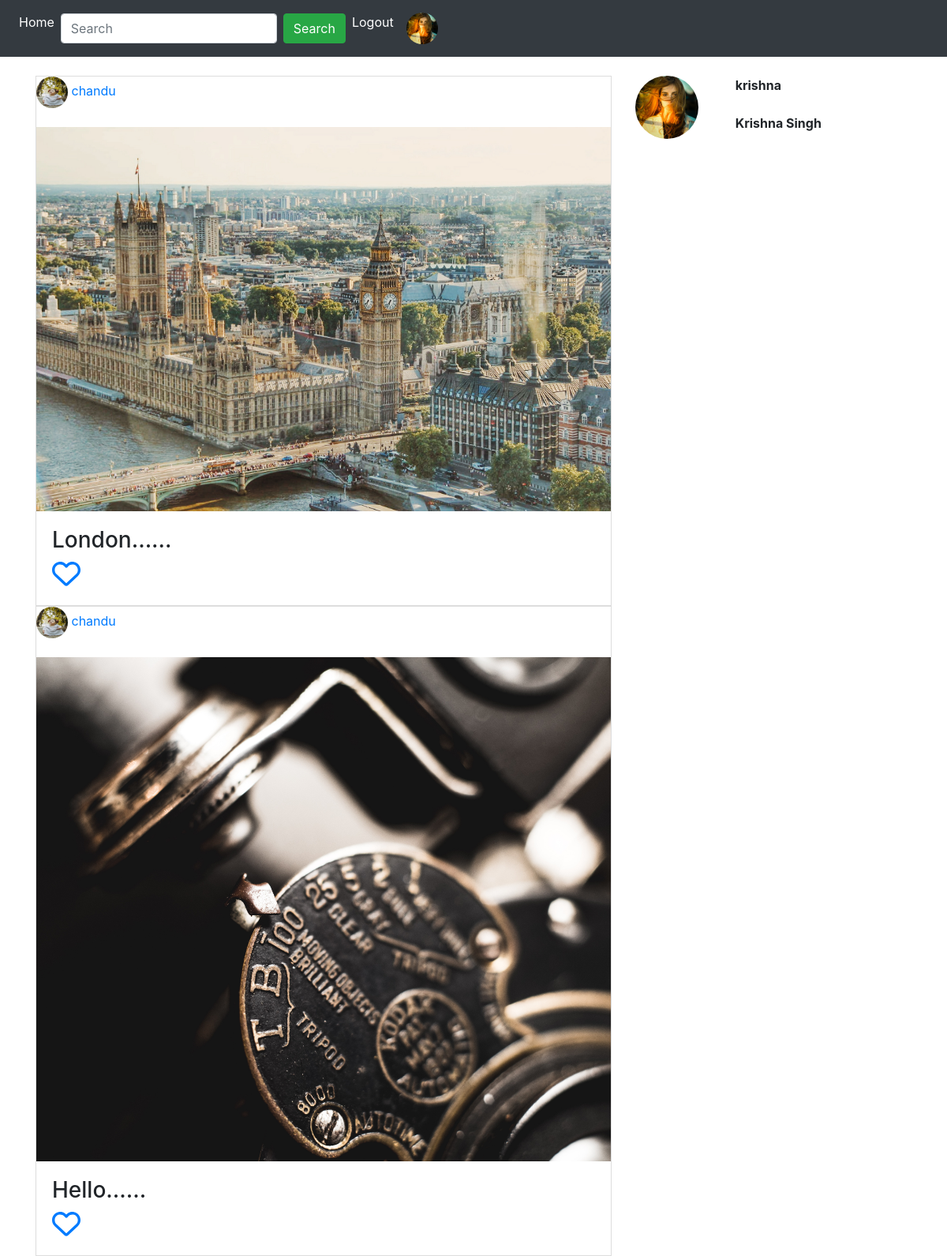
Screenshot of / (signed in) with the database file from the repository.
### App_Login/models.py (models this page shows, shortened)
class UserProfile(models.Model):
    user = models.OneToOneField(User, on_delete=models.CASCADE, related_name='user_profile')
    profile_pic = models.ImageField(upload_to='profile_pics', blank=True)
    dob = models.DateField(blank=True, null=True)
    description = models.TextField(blank=True)
    full_name = models.CharField(max_length=100, blank=True)
    website = models.URLField(blank=True)
    facebook = models.URLField(blank=True)

### App_Posts/models.py (models this page shows, shortened)
class Post(models.Model):
    author = models.ForeignKey(User, on_delete=models.CASCADE, related_name='post')
    image = models.ImageField(upload_to='post_images')
    caption = models.CharField(max_length=400, blank=True)
    upload_date = models.DateTimeField(auto_now_add=True)
    update_date = models.DateTimeField(auto_now=True)
    class Meta:
        ordering = ['-upload_date']

### App_Posts/views.py (the view)
# urls.py: path("", views.home, name='home'),
@login_required
def home(request):
    following_list = Follow.objects.filter(follower=request.user)
    posts = Post.objects.filter(author__in=following_list.values_list('following'))
    liked_post = Like.objects.filter(user=request.user)
    liked_post_list = liked_post.values_list('post', flat=True)
    if request.method == 'GET':
        search = request.GET.get('search', '')
        result = User.objects.filter(username__icontains=search)
    return render(request, 'App_Posts/home.html',
                  context={'title': 'Home Page', 'search': search, 'result': result, 'posts': posts,
                           'liked_post_list': liked_post_list})

### templates/App_Posts/home.html (shortened to what this page needs)
{% extends 'navbar.html' %}
{% load static %}
{% block body_block %}
    {% if search %}
        {% for user in result %}
            <br>
            <div class="container">
        <div class="row">
        <div class="col-sm-2" style="padding-left: 120px">
            {% if user.user_profile.profile_pic %}
            <img src="/media/{{ user.user_profile.profile_pic }}" width="40px" height="40px" class="rounded-circle" ><span class="sr-only">(current)</span>
            {% else %}
            <img src="/media/profile_pics/default.png" width="40px" height="40px" class="rounded-circle"><span class="sr-only">(current)</span>
            {% endif %}
        </div>
        <div class="col-sm-10">
            <a href="{% url 'App_Login:user_other' username=user.username %}">{{ user.username }}</a>
            <br>
            {{ user.user_profile.full_name }}
        </div>
        </div>
            </div>
        {% endfor %}
    {% else %}
        <div class="container">
        <br>
        <div class="row">
        <div class="col-sm-8">
            {% for post in posts %}
                <div style="border: 1px solid #ddd;">
                <div>
                    {% if post.author.user_profile.profile_pic %}
            <img src="/media/{{ post.author.user_profile.profile_pic }}" width="40px" height="40px" class="rounded-circle" ><span class="sr-only">(current)</span>
            {% else %}
            <img src="/media/profile_pics/default.png" width="40px" height="40px" class="rounded-circle"><span class="sr-only">(current)</span>
            {% endif %}
                <a href="{% url 'App_Login:user_other' username=post.author %}">{{ post.author }}</a>
                </div>
                <br>
                <img src="/media/{{ post.image }}" width="100%">
                <div style="padding: 20px">
                    <h3>{{ post.caption }}</h3>
                    {% if post.pk in liked_post_list %}
                       <a href="{% url 'App_Posts:unliked' pk=post.pk %}"><i class="fas fa-heart" style="font-size: 36px"></i></a>
                    {% else %}
                        <a href="{% url 'App_Posts:liked' pk=post.pk %}"><i class="far fa-heart" style="font-size: 36px"></i></a>
                    {% endif %}
                </div>
                </div>
            {% endfor %}
        </div>
        <div class="col-sm-4">
            <div class="row">
                <div class="col-sm-4">
                    {% if user.user_profile.profile_pic %}
            <img src="/media/{{ user.user_profile.profile_pic }}" width="80px" height="80px" class="rounded-circle" ><span class="sr-only">(current)</span>
            {% else %}
            <img src="/media/profile_pics/default.png" width="80px" height="80px" class="rounded-circle"><span class="sr-only">(current)</span>
            {% endif %}
                </div>
                <div class="col-sm-8">
                    <b>{{ user.username }}</b>
                    <br><br>
                    <b>{{ user.user_profile.full_name }}</b>
                </div>
            </div>
        </div>
        </div>
        </div>
    {% endif %}
{% endblock %}

### templates/navbar.html (shortened to what this page needs)
{% load static %}
<!doctype html>
<html lang="en">
  <head>
      <link href="{% static 'fontawesome_free/css/all.min.css' %}" rel="stylesheet" type="text/css">
    <link rel="stylesheet" href="https://maxcdn.bootstrapcdn.com/bootstrap/4.0.0/css/bootstrap.min.css">
  </head>
  <body>
  <nav class="navbar navbar-expand-lg navbar-dark bg-dark">
      <div class="collapse navbar-collapse" id="navbarSupportedContent">
    <ul class="navbar-nav mr-auto">
      <li class="nav-item active">
        <a class="nav-link" href="{% url 'App_Posts:home' %}">Home <span class="sr-only">(current)</span></a>
      </li>
       <form class="form-inline" method="GET">
      <input class="form-control mr-sm-2" type="text" name="search" placeholder="Search">
      <button class="btn btn-success" type="submit">Search</button>
       </form>
        <li class="nav-item active">
        <a class="nav-link" href="{% url 'App_Login:logout' %}">Logout <span class="sr-only">(current)</span></a>
      </li>
        <li class="nav-item active">
            {% if user.user_profile.profile_pic %}
            <a class="nav-link" href="{% url 'App_Login:profile' %}"><img src="/media/{{ user.user_profile.profile_pic }}" width="40px" height="40px" class="rounded-circle"><span class="sr-only">(current)</span></a>
            {% else %}
            <a class="nav-link" href="{% url 'App_Login:profile' %}"><img src="/media/profile_pics/default.png" width="40px" height="40px" class="rounded-circle"><span class="sr-only">(current)</span></a>
            {% endif %}
      </li>
    </ul>
  </div>
</nav>
    {% block body_block %}
    {% endblock %}
  </body>
</html>

### rows the page displays
Post: author.user_profile.profile_pic (picture), author "chandu", image (picture), caption "London......"
Post: author.user_profile.profile_pic (picture), author "chandu", image (picture), caption "Hello......"

### other values shown
{{ user.username }} "krishna"
{{ user.user_profile.full_name }} "Krishna Singh"
